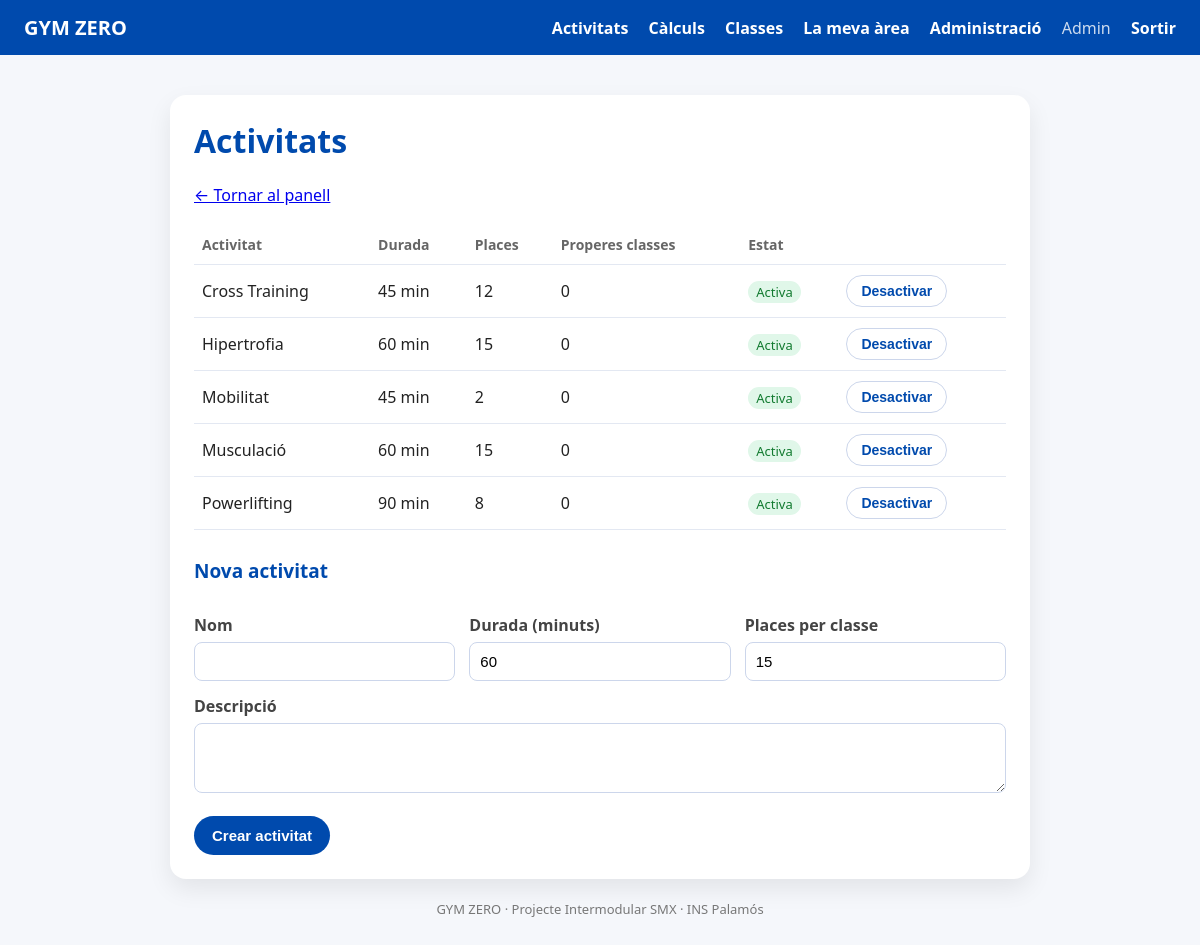
The page /admin/activitats.php (signed in) on the database its author committed.
### tables this page shows
CREATE TABLE activitats (
  id                 INT UNSIGNED AUTO_INCREMENT PRIMARY KEY,
  nom                VARCHAR(60)  NOT NULL,
  descripcio         TEXT         NULL,
  durada_min         SMALLINT UNSIGNED NOT NULL DEFAULT 60,
  places_per_defecte SMALLINT UNSIGNED NOT NULL DEFAULT 15,
  activa             TINYINT(1)   NOT NULL DEFAULT 1,
  CONSTRAINT uq_activitats_nom UNIQUE (nom)
);

### www/inc/sessio.php (called while the page is built, shortened)
<?php
function h($text)
{
    return htmlspecialchars((string) $text, ENT_QUOTES, 'UTF-8');
}

### www/admin/activitats.php (the view, shortened to what this page needs)
<?php
require_once __DIR__ . '/../inc/sessio.php';
require_once __DIR__ . '/../inc/bd.php';
$activitats = $connexio->query(
    'SELECT a.*,
            (SELECT COUNT(*) FROM classes c WHERE c.activitat_id = a.id AND c.inici > NOW() AND c.cancelada = 0) AS properes
       FROM activitats a
      ORDER BY a.activa DESC, a.nom'
)->fetchAll();
require __DIR__ . '/../inc/capcalera.php';
?>
<p><a href="./">&larr; Tornar al panell</a></p>
<table>
  <tr><th>Activitat</th><th class="amaga-mobil">Durada</th><th>Places</th><th>Properes classes</th><th>Estat</th><th></th></tr>
  <?php foreach ($activitats as $a): ?>
    <tr>
      <td><?= h($a['nom']) ?></td>
      <td class="amaga-mobil"><?= (int) $a['durada_min'] ?> min</td>
      <td><?= (int) $a['places_per_defecte'] ?></td>
      <td><?= (int) $a['properes'] ?></td>
      <td>
        <?php if ($a['activa']): ?><span class="etiqueta verda">Activa</span>
        <?php else: ?><span class="etiqueta">Desactivada</span><?php endif; ?>
      </td>
      <td>
        <form method="POST">
          <button class="btn-secundari"><?= $a['activa'] ? 'Desactivar' : 'Activar' ?></button>
        </form>
      </td>
    </tr>
  <?php endforeach; ?>
</table>
<h2>Nova activitat</h2>
<form method="POST">
  <div class="fila-camps">
    <div>
      <label for="nom">Nom</label>
      <input id="nom" name="nom" maxlength="60" required>
    </div>
    <div>
      <label for="durada_min">Durada (minuts)</label>
      <input id="durada_min" name="durada_min" type="number" min="15" max="240" value="60" required>
    </div>
    <div>
      <label for="places_per_defecte">Places per classe</label>
      <input id="places_per_defecte" name="places_per_defecte" type="number" min="1" max="200" value="15" required>
    </div>
  </div>
  <label for="descripcio">Descripció</label>
  <textarea id="descripcio" name="descripcio"></textarea>
  <button type="submit">Crear activitat</button>
</form>
<?php require __DIR__ . '/../inc/peu.php'; ?>

### www/css/area.css (style rules this page uses)
body { margin: 0; font-family: system-ui, -apple-system, "Segoe UI", sans-serif; background: #f5f7fb; color: #222; }
h2 { color: #004aad; font-size: 19px; margin-top: 28px; }
p { color: #555; line-height: 1.6; }
label { display: block; margin-top: 14px; font-weight: 600; color: #444; }
input, select, textarea { width: 100%; background: white; padding: 10px; margin-top: 6px; border-radius: 8px; border: 1px solid #ccd6eb; font-size: 15px; box-sizing: border-box; }
button, .btn { display: inline-block; margin-top: 18px; padding: 11px 18px; border-radius: 999px; border: none; background: #004aad; color: white; font-weight: 700; cursor: pointer; text-decoration: none; font-size: 15px; }
table { width: 100%; border-collapse: collapse; margin-top: 12px; }
th, td { text-align: left; padding: 10px 8px; border-bottom: 1px solid #e3e8f2; }
th { color: #666; font-size: 14px; }
td form { margin: 0; }
td button { margin-top: 0; padding: 7px 14px; font-size: 14px; }
textarea { min-height: 70px; resize: vertical; font-family: inherit; }
.fila-camps { display: flex; flex-wrap: wrap; gap: 0 14px; }
.fila-camps > div { flex: 1 1 160px; }
.etiqueta { display: inline-block; padding: 2px 8px; border-radius: 999px; font-size: 13px; background: #e3e8f2; color: #444; }
.etiqueta.verda { background: #e0f7e9; color: #117a2f; }
.btn-secundari { background: white; color: #004aad; border: 1px solid #ccd6eb; }

### rows shown on the page
activitats: nom "Cross Training", durada_min "45", places_per_defecte "12", properes "0", activa "Activa"
activitats: nom "Hipertrofia", durada_min "60", places_per_defecte "15", properes "0", activa "Activa"
activitats: nom "Mobilitat", durada_min "45", places_per_defecte "2", properes "0", activa "Activa"
activitats: nom "Musculació", durada_min "60", places_per_defecte "15", properes "0", activa "Activa"
activitats: nom "Powerlifting", durada_min "90", places_per_defecte "8", properes "0", activa "Activa"

### other values the page prints
$u['nom'] "Admin"
$titol "Activitats"
